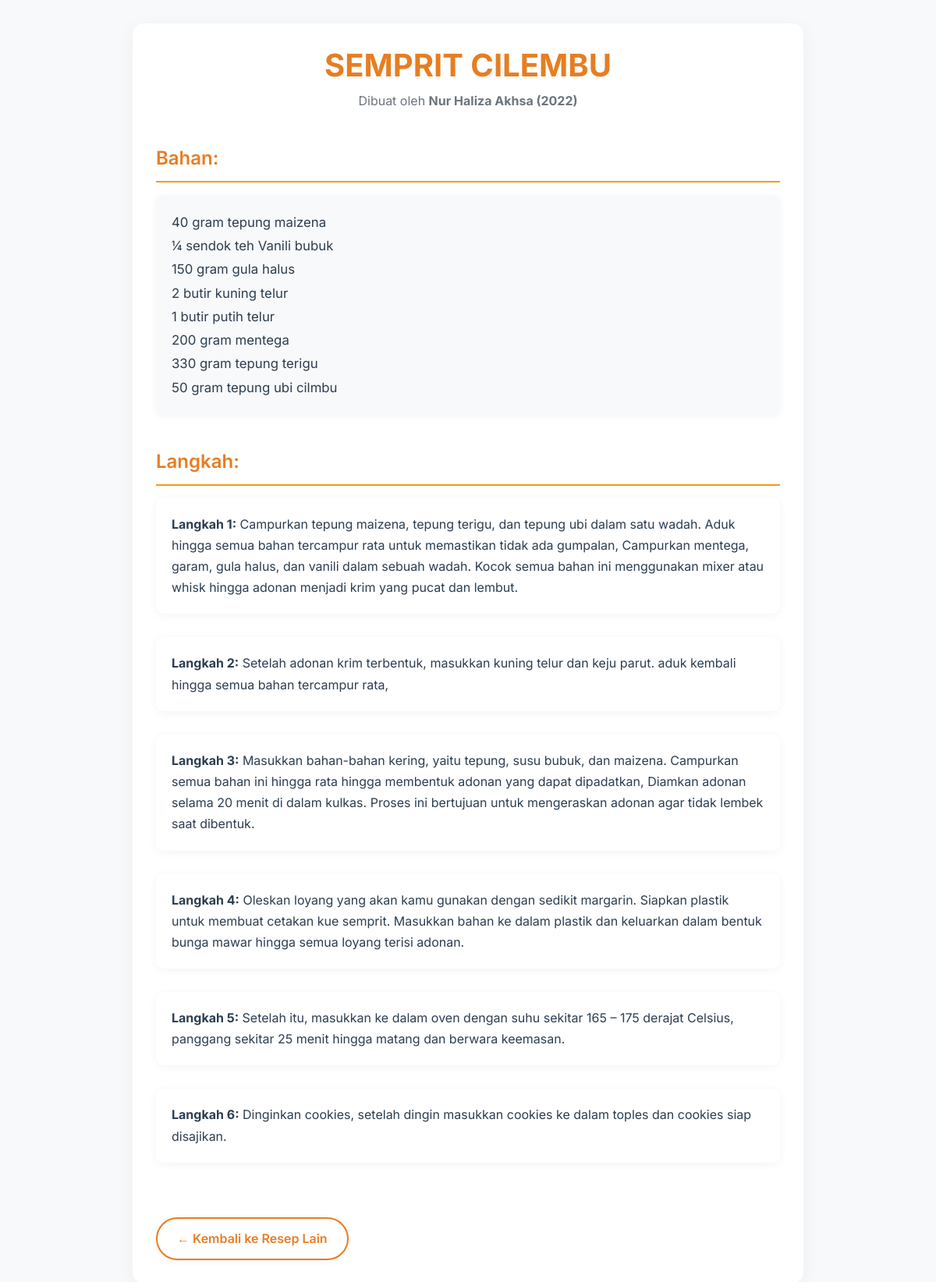
Screenshot of /recipe_detail.php?id=15 with the database file from the repository.
### tables this page shows
CREATE TABLE `recipes` (
  `id` int(11) NOT NULL,
  `user_id` int(11) NOT NULL,
  `name` varchar(255) NOT NULL,
  `ingredients` text NOT NULL,
  `steps` text NOT NULL,
  `created_at` timestamp NOT NULL DEFAULT current_timestamp(),
  `image` varchar(255) NOT NULL DEFAULT 'images/uploads/default.jpg'
);

CREATE TABLE `users` (
  `id` int(11) NOT NULL,
  `username` varchar(100) NOT NULL,
  `password` varchar(255) NOT NULL,
  `email` varchar(100) DEFAULT NULL,
  `created_at` timestamp NOT NULL DEFAULT current_timestamp(),
  `profile_image` varchar(255) DEFAULT NULL,
  `role` varchar(20) DEFAULT 'user'
);

### recipe_detail.php (the view, shortened to what this page needs)
<?php
include 'db.php';
$id = isset($_GET['id']) ? intval($_GET['id']) : 0;
$stmt = $conn->prepare("
    SELECT recipes.*, users.username, users.profile_image
    FROM recipes
    JOIN users ON recipes.user_id = users.id
    WHERE recipes.id = ?
");
$stmt->bind_param("i", $id);
$stmt->execute();
$result = $stmt->get_result();
$row = $result->fetch_assoc();
$steps = json_decode($row['steps'], true);
$username = htmlspecialchars($row['username']);
?>
<!DOCTYPE html>
<html lang="id">
<head>
</head>
<body>
    <div class="container">
        <h2><?= htmlspecialchars($row['name']) ?></h2>
        <div class="author">
            <span>Dibuat oleh <strong><?= $username ?></strong></span>
        </div>
        <h3>Bahan:</h3>
        <div class="content-block">
            <p><?= nl2br(htmlspecialchars($row['ingredients'])) ?></p>
        </div>
        <h3>Langkah:</h3>
        <?php foreach ($steps as $i => $step): ?>
            <?php if (!empty($step)): ?>
                <div class="step">
                    <p><strong>Langkah <?= $i + 1 ?>:</strong> <?= htmlspecialchars($step) ?></p>
                </div>
            <?php endif; ?>
        <?php endforeach; ?>
        <a class="back-link" href="#" onclick="goBack()">← Kembali ke Resep Lain</a>
    </div>
</body>
</html>

### recipe_detail.php (style rules this page uses)
:root { --primary-color: #e67e22; --primary-light: #f39c12; --text-color: #2c3e50; --light-gray: #f8f9fa; --medium-gray: #dee2e6; --dark-gray: #6c757d; --white: #ffffff; --shadow-light: rgba(0,0,0,0.05); --shadow-medium: rgba(0,0,0,0.1); --border-radius: 10px; }
* { box-sizing: border-box; margin: 0; padding: 0; }
body { background: var(--light-gray); font-family: 'Inter', sans-serif; color: var(--text-color); padding: 30px 20px; max-width: 900px; margin: auto; line-height: 1.7; }
.container { background: var(--white); border-radius: 15px; box-shadow: 0 5px 25px var(--shadow-light); padding: 30px; margin-bottom: 30px; }
h2 { color: var(--primary-color); text-align: center; margin-bottom: 0.5rem; font-size: 2.5rem; font-weight: 700; line-height: 1.2; }
.author { text-align: center; color: var(--dark-gray); font-size: 1rem; margin-bottom: 35px; display: flex; align-items: center; justify-content: center; gap: 12px; font-weight: 400; }
h3 { color: var(--primary-color); margin-top: 2.5rem; margin-bottom: 1rem; border-bottom: 2px solid var(--primary-light); padding-bottom: 8px; font-size: 1.5rem; font-weight: 600; }
.content-block { background: var(--light-gray); padding: 20px; border-radius: var(--border-radius); box-shadow: 0 2px 10px var(--shadow-light); margin-bottom: 25px; font-size: 1.05rem; color: var(--text-color); line-height: 1.8; }
.step { display: flex; align-items: flex-start; gap: 25px; margin-bottom: 30px; background: var(--white); padding: 20px; border-radius: var(--border-radius); box-shadow: 0 2px 12px var(--shadow-light); transition: transform 0.2s ease-in-out; }
.step p { margin: 0; font-size: 1rem; background: transparent; padding: 0; box-shadow: none; color: var(--text-color); line-height: 1.7; }
a.back-link { display: inline-block; margin-top: 40px; text-decoration: none; color: var(--primary-color); font-weight: 600; border: 2px solid var(--primary-color); padding: 12px 25px; border-radius: 30px; transition: all 0.3s ease; background-color: var(--white); box-shadow: 0 2px 8px var(--shadow-light); }

### rows the page displays
recipes: name "SEMPRIT CILEMBU", user.username "Nur Haliza Akhsa (2022)", ingredients "40 gram tepung maizena ¼ sendok teh Vanili bubuk 150 gram gula halus 2 butir kuning telur 1 butir putih telur 200 gram mentega 330 gram tepung terigu 50 gram tepung ubi cilmbu", steps "Campurkan tepung maizena, tepung terigu, dan tepung ubi dalam satu wadah. Aduk hingga semua bahan tercampur rata untuk memastikan tidak ada gumpalan, Campurkan mentega, garam, gula halus, dan vanili dalam sebuah wadah. Kocok semua bahan ini menggunakan mixer atau whisk hingga adonan menjadi krim yang pucat dan lembut.", steps "Setelah adonan krim terbentuk, masukkan kuning telur dan keju parut. aduk kembali hingga semua bahan tercampur rata,", steps "Masukkan bahan-bahan kering, yaitu tepung, susu bubuk, dan maizena. Campurkan semua bahan ini hingga rata hingga membentuk adonan yang dapat dipadatkan, Diamkan adonan selama 20 menit di dalam kulkas. Proses ini bertujuan untuk mengeraskan adonan agar tidak lembek saat dibentuk.", steps "Oleskan loyang yang akan kamu gunakan dengan sedikit margarin. Siapkan plastik untuk membuat cetakan kue semprit. Masukkan bahan ke dalam plastik dan keluarkan dalam bentuk bunga mawar hingga semua loyang terisi adonan.", steps "Setelah itu, masukkan ke dalam oven dengan suhu sekitar 165 – 175 derajat Celsius, panggang sekitar 25 menit hingga matang dan berwara keemasan.", steps "Dinginkan cookies, setelah dingin masukkan cookies ke dalam toples dan cookies siap disajikan."
